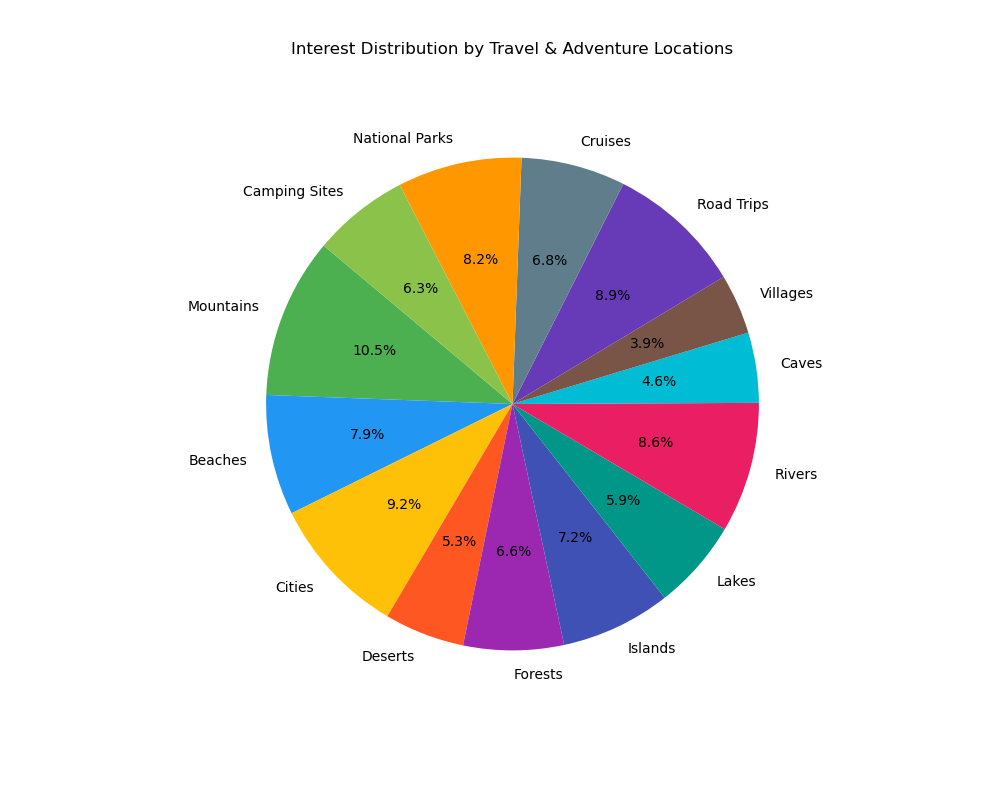

The script that drew this image:

import matplotlib.pyplot as plt

# Data
locations = [
    'Mountains', 'Beaches', 'Cities', 'Deserts', 'Forests', 
    'Islands', 'Lakes', 'Rivers', 'Caves', 'Villages', 
    'Road Trips', 'Cruises', 'National Parks', 'Camping Sites'
]
counts = [80, 60, 70, 40, 50, 55, 45, 65, 35, 30, 68, 52, 62, 48]
colors = [
    '#4CAF50', '#2196F3', '#FFC107', '#FF5722', '#9C27B0', 
    '#3F51B5', '#009688', '#E91E63', '#00BCD4', '#795548', 
    '#673AB7', '#607D8B', '#FF9800', '#8BC34A'
]

# Create a pie chart
plt.figure(figsize=(10, 8))  # Adjusting the size of the pie chart
plt.pie(counts, labels=locations, colors=colors, startangle=140, autopct='%1.1f%%')

# Title of the pie chart
plt.title('Interest Distribution by Travel & Adventure Locations', pad=30)

plt.show()
